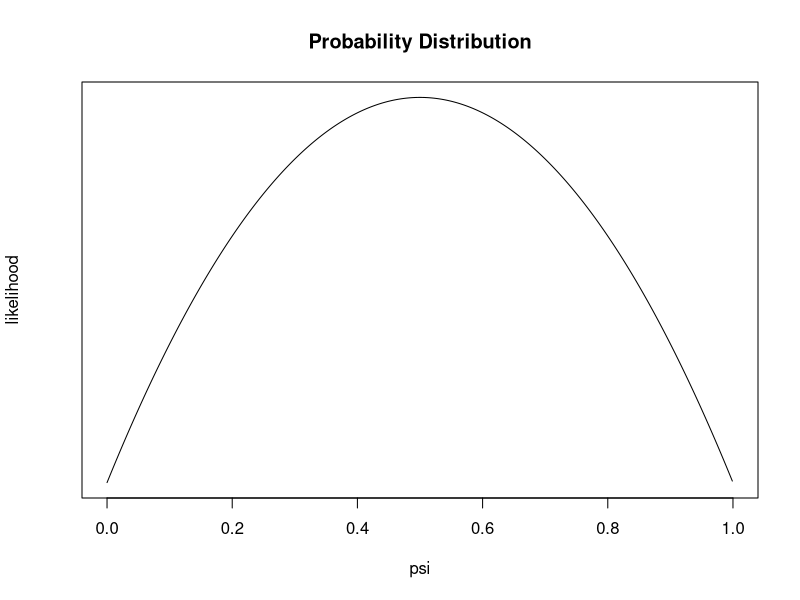
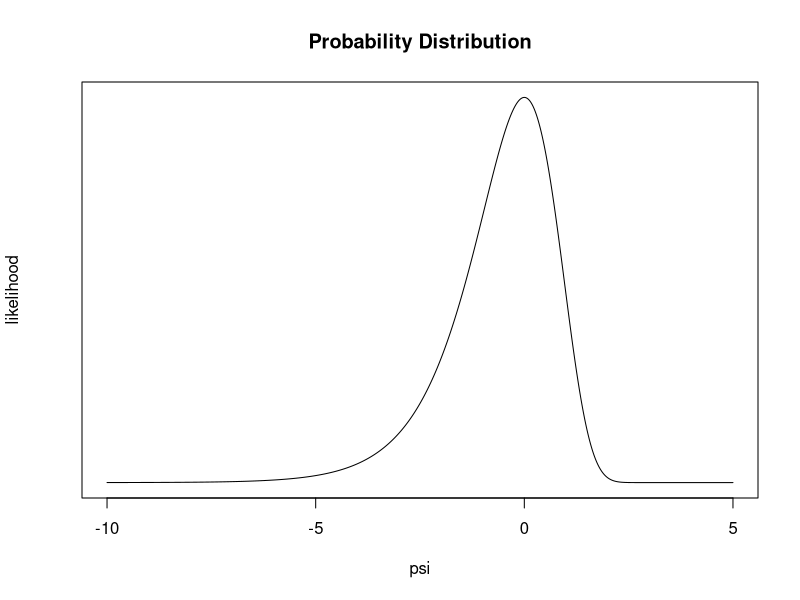

Write R code to recreate these figures, in order. (Note: this script raises an error after producing the figures.)
## ---- chunk 1
knitr::opts_chunk$set(echo = TRUE)
## ---- chunk 2
set.seed(1)
theta.sim <- seq(from = 0, to = 1, length.out = 1000)
a <- 1
b <- 1

y <- (gamma(a+b)/gamma(a)*gamma(b))*(((exp(log((theta.sim)/(1-theta.sim))))/(1+exp(log((theta.sim)/(1-theta.sim)))))^a)*(((1)/(1+exp(log((theta.sim)/(1-theta.sim)))))^b)


plot(theta.sim, y, type = "l", main = "Probability Distribution", 
     xlab = "psi", yaxt = "n", ylab = "likelihood") 
## ---- chunk 3
theta.sim <- seq(from = -10, to = 5, length.out = 1000)
a <- 1
b <- 1

y <- ((b^a)/(gamma(a)))*(exp((theta.sim*a)-(b*exp(theta.sim))))

y[is.nan(y)] <- 0

plot(theta.sim, y, type = "l", main = "Probability Distribution", 
     xlab = "psi", yaxt = "n", ylab = "likelihood") 
## ---- chunk 4
# input data
# spurters
x = c(18, 40, 15, 17, 20, 44, 38)
# control group
y = c(-4, 0, -19, 24, 19, 10, 5, 10,
      29, 13, -9, -8, 20, -1, 12, 21,
      -7, 14, 13, 20, 11, 16, 15, 27,
      23, 36, -33, 34, 13, 11, -19, 21,
      6, 25, 30,22, -28, 15, 26, -1, -2,
      43, 23, 22, 25, 16, 10, 29)
# store data in data frame 
iqData = data.frame(Treatment = c(rep("Spurters", length(x)), 
                                  rep("Controls", length(y))),
                                  Gain = c(x, y))


prior = data.frame(m = 0, c = 1, a = 0.5, b = 50)

findParam = function(prior, data){
  postParam = NULL
  c = prior$c
  m = prior$m
  a = prior$a
  b = prior$b
  n = length(data)
  postParam = data.frame(m = (c*m + n*mean(data))/(c + n), 
                c = c + n, 
                a = a + n/2, 
                b =  b + 0.5*(sum((data - mean(data))^2)) + 
                  (n*c *(mean(data)- m)^2)/(2*(c+n)))
  return(postParam)
}
postS = findParam(prior, x)
postC = findParam(prior, y)
## ---- chunk 5
# Number of posterior simulations
sim = 100000

# initialize vectors to store samples
mus = NULL
lambdas = NULL
muc = NULL
lambdac = NULL

# Following formula from the NormalGamma with 
# the update paramaters accounted accounted for below 

lambdas = rgamma(sim, shape = postS$a, rate = postS$b)
lambdac = rgamma(sim, shape = postC$a, rate = postC$b)


mus = sapply(sqrt(1/(postS$c*lambdas)),rnorm, n = 1, mean = postS$m)
muc = sapply(sqrt(1/(postC$c*lambdac)),rnorm, n = 1, mean = postC$m)

# Store simulations
simDF = data.frame(lambda = c(lambdas, lambdac),
                   mu = c(mus, muc),
                   Treatment = rep(c("Spurters", "Controls"),
                                   each = sim))

simDF$lambda = simDF$lambda^{-0.5}



sgtc = 0 #Stands for "spurters greater than control"

#Calculate proportion of spurters with greater change in IQ than the control group
for(i in 1:100000){
  if(simDF[i, "mu"] > simDF[i+100000, "mu"]){
    sgtc <- sgtc+1
  }
}

print(sgtc/100000)
## ---- chunk 6

# Following formula from the NormalGamma

lambda_prior = rgamma(1000, shape = prior$a, rate = prior$b)

mu_prior = sapply(sqrt(1/(prior$c*lambda_prior)),rnorm, n = 1, mean = prior$m)

# Store simulations
simDF = data.frame(lambda = lambda_prior,
                   mu = mu_prior)

simDF$lambda = simDF$lambda^{-0.5}

# Plot the simulations
ggplot(data = simDF, aes(x = mu, y = lambda)) +
  geom_point(color = "#006600", alpha = 0.5) + 
  xlim(-50, 50) + ylim(0, 40) +
  labs(x = expression(paste(mu, " (Mean Change in IQ Score)")),
       y = expression(paste(lambda^{-1/2}, " (Std. Dev. of Change)")))  + 
  ggtitle("Prior Samples")+ 
  theme(plot.title = element_text(hjust = 0.5)) +
  theme_bw()
